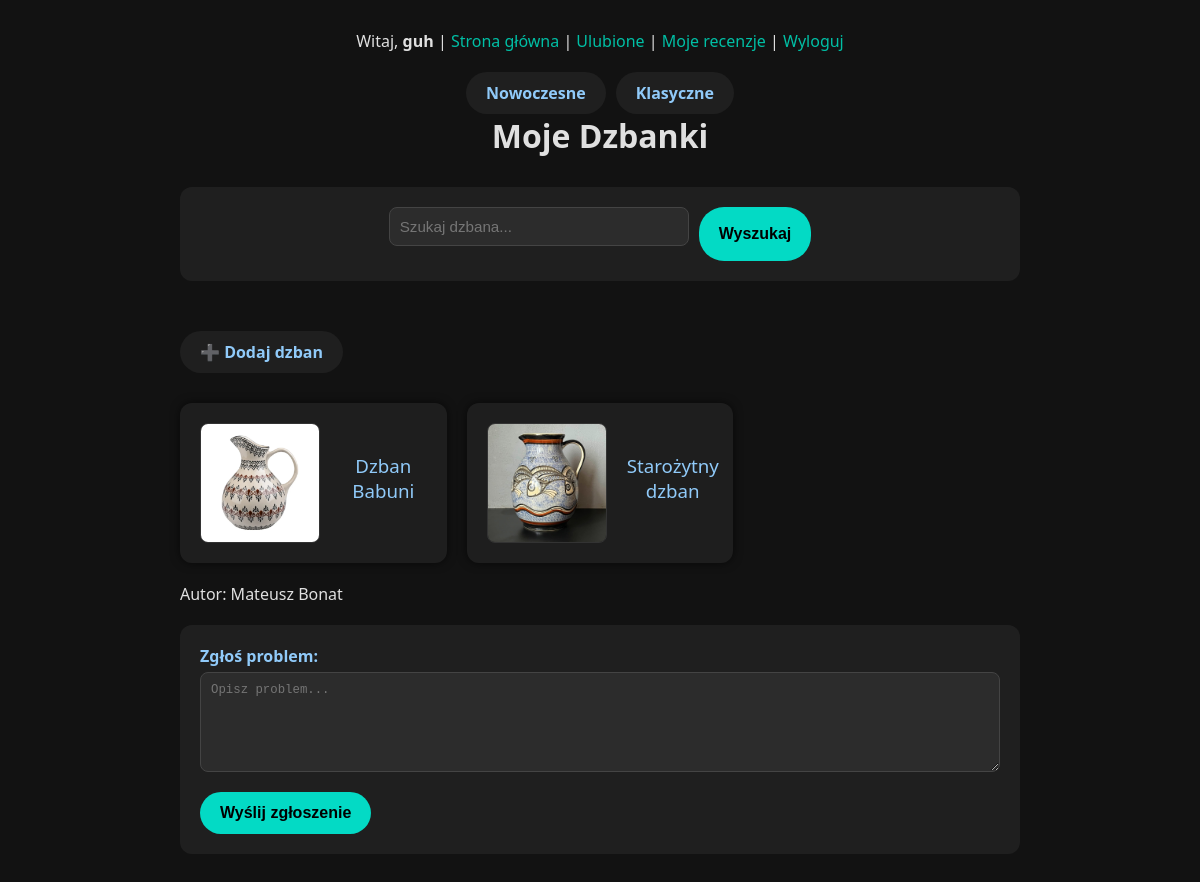
The app's page /index.php?idKat=2 (signed in) with its own data.
### tables this page shows
CREATE TABLE `kategorie` (
  `id` int(10) UNSIGNED NOT NULL,
  `nazwa` varchar(50) DEFAULT NULL,
  `opis` text DEFAULT NULL
);

CREATE TABLE `dzbany` (
  `id` int(10) UNSIGNED NOT NULL,
  `idKategorii` int(10) UNSIGNED DEFAULT NULL,
  `nazwa` varchar(50) DEFAULT NULL,
  `obrazek` varchar(50) DEFAULT NULL,
  `opis` text DEFAULT NULL,
  `pojemnosc` int(11) DEFAULT NULL,
  `wysokosc` int(11) DEFAULT NULL
);

### index.php (the view, shortened to what this page needs)
<!DOCTYPE html>
<html lang="pl">
<head>
    <link rel="stylesheet" href="style.css">
</head>
<body>
<div class="container">
    <header>
        <?php include "menu.php"; ?>
        <h1>Moje Dzbanki</h1>
    </header>
    <form class="search-form" method="get" action="index.php">
        <input type="text" name="fraza" placeholder="Szukaj dzbana..." value="<?= isset($_GET['fraza']) ? htmlspecialchars($_GET['fraza']) : '' ?>">
        <input type="submit" value="Wyszukaj">
    </form>
    <a class="back-link" href="insertForm.php">➕ Dodaj dzban</a>
    <div class="tabela-dzbanow">
        <?php
        if (isset($_GET["idKat"])) {
            $idKat = (int)$_GET["idKat"];
            $stmt = $conn->prepare("SELECT id, nazwa, obrazek FROM dzbany WHERE idKategorii = ?");
            $stmt->bind_param("i", $idKat);
        } elseif (!empty($_GET["fraza"])) {
            $fraza = "%{$_GET['fraza']}%";
            $stmt = $conn->prepare("SELECT id, nazwa, obrazek FROM dzbany WHERE nazwa LIKE ?");
            $stmt->bind_param("s", $fraza);
        } else {
            $stmt = $conn->prepare("SELECT id, nazwa, obrazek FROM dzbany");
        }
        $stmt->execute();
        $result = $stmt->get_result();
        if ($result->num_rows > 0) {
            while ($row = $result->fetch_object()):
        ?>
                <div class='dzban'>
                    <img src='obrazki/<?= htmlspecialchars($row->obrazek) ?>' alt=''>
                    <div class='dzban-info'>
                        <h3><a href='details.php?id=<?= (int)$row->id ?>'><?= htmlspecialchars($row->nazwa) ?></a></h3>
                    </div>
                </div>
        <?php
            endwhile;
        } else {
            echo "<p>Brak wyników.</p>";
        }
        ?>
    </div>
    <?php include 'footer.php'; ?>
</div>
</body>
</html>

### menu.php (shortened to what this page needs)
<?php
require("db.php");
?>
<div class="user-info">
    Witaj, <strong><?= htmlspecialchars($_SESSION['login']) ?></strong> |
    <a href="index.php">Strona główna</a> |
    <a href="favourites.php">Ulubione</a> |
    <a href="myReviews.php">Moje recenzje</a> |
    <a href="logout.php">Wyloguj</a>
</div>
<nav class="menu">
    <?php
    $stmtCat = $conn->prepare("SELECT id, nazwa FROM kategorie");
    $stmtCat->execute();
    $resCat = $stmtCat->get_result();
    while ($cat = $resCat->fetch_object()):
    ?>
        <a href="index.php?idKat=<?= (int)$cat->id ?>"><?= htmlspecialchars($cat->nazwa) ?></a>
    <?php
    endwhile;
    ?>
</nav>

### style.css (style rules this page uses)
* { margin: 0; padding: 0; box-sizing: border-box; }
body { background-color: #121212; color: #e0e0e0; font-family: 'Segoe UI', Tahoma, Geneva, Verdana, sans-serif; display: flex; justify-content: center; min-height: 100vh; }
.container { max-width: 900px; width: 100%; padding: 30px; }
header { text-align: center; margin-bottom: 30px; }
nav.menu { display: flex; flex-wrap: wrap; justify-content: center; gap: 10px; margin-top: 20px; }
nav.menu a { background-color: #1f1f1f; color: #90caf9; padding: 10px 20px; border-radius: 25px; text-decoration: none; font-weight: bold; transition: all 0.3s ease; }
.dzban { background-color: #1e1e1e; border-radius: 12px; padding: 20px; margin-bottom: 20px; box-shadow: 0 0 10px rgba(0, 0, 0, 0.6); display: flex; align-items: center; gap: 20px; }
.dzban a { text-decoration: none; color: #90caf9; }
.dzban img { width: 120px; height: auto; border-radius: 8px; border: 1px solid #333; }
.dzban-info { flex: 1; }
.dzban-info h2, .dzban-info h3 { margin-bottom: 10px; color: #90caf9; }
form { background-color: #1f1f1f; padding: 20px; border-radius: 12px; margin-top: 20px; }
form input[type='text'], form input[type='number'], form input[type='file'], form input[type='password'], form input[type='email'], form select, form textarea { width: 100%; padding: 10px; background-color: #2c2c2c; color: #fff; border: 1px solid #444; border-radius: 8px; margin-bottom: 15px; font-size: 0.95em; }
form input[type='submit'], button { background-color: #03dac5; border: none; color: #000; font-weight: bold; padding: 12px 20px; border-radius: 25px; cursor: pointer; transition: background-color 0.3s ease; font-size: 1em; }
.back-link { display: inline-block; margin-top: 30px; margin-bottom: 30px; text-align: center; color: #90caf9; font-weight: bold; padding: 10px 20px; border-radius: 25px; background-color: #1f1f1f; text-decoration: none; transition: background-color 0.3s ease; }
.tabela-dzbanow { display: grid; grid-template-columns: repeat(auto-fill, minmax(250px, 1fr)); gap: 20px; }
form.search-form { display: flex; justify-content: center; margin-bottom: 20px; }
form.search-form input[type='text'] { max-width: 300px; margin-right: 10px; }
h3 { font-weight: normal; text-align: center; margin-bottom: 15px; }
.user-info a { text-decoration: none; color: #00bfa5; }

### records on screen
kategorie: nazwa "Nowoczesne"
kategorie: nazwa "Klasyczne"
dzbany: obrazek (picture), nazwa "Dzban Babuni"
dzbany: obrazek (picture), nazwa "Starożytny dzban"

### other values on screen
$_SESSION['login'] "guh"
